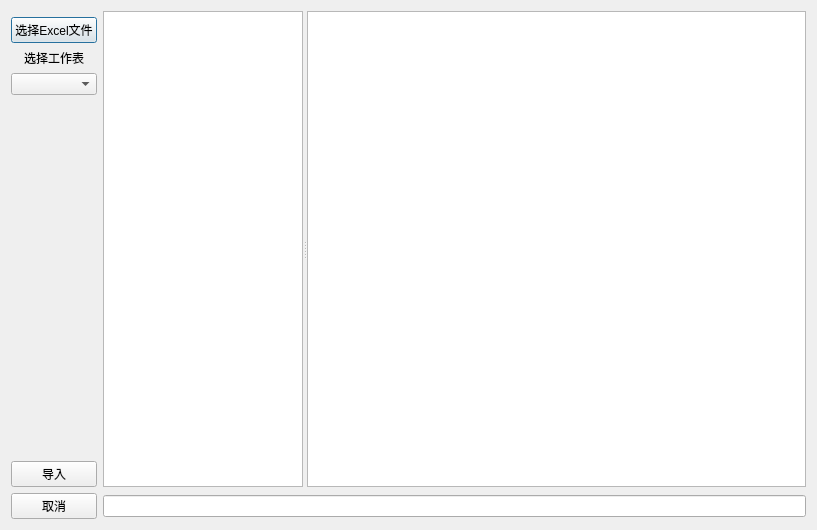
<?xml version="1.0" encoding="UTF-8"?>
<ui version="4.0">
 <class>ImportDialog</class>
 <widget class="QDialog" name="ImportDialog">
  <property name="geometry">
   <rect>
    <x>0</x>
    <y>0</y>
    <width>817</width>
    <height>530</height>
   </rect>
  </property>
  <property name="windowTitle">
   <string>导入组合</string>
  </property>
  <layout class="QGridLayout" name="gridLayout">
   <item row="0" column="1" rowspan="9">
    <widget class="QSplitter" name="splitter">
     <property name="orientation">
      <enum>Qt::Horizontal</enum>
     </property>
     <property name="childrenCollapsible">
      <bool>false</bool>
     </property>
     <widget class="QTableView" name="portfolio_list">
      <property name="sizePolicy">
       <sizepolicy hsizetype="Maximum" vsizetype="Expanding">
        <horstretch>2</horstretch>
        <verstretch>0</verstretch>
       </sizepolicy>
      </property>
     </widget>
     <widget class="QTableView" name="portfolio_preview">
      <property name="sizePolicy">
       <sizepolicy hsizetype="Expanding" vsizetype="Expanding">
        <horstretch>5</horstretch>
        <verstretch>0</verstretch>
       </sizepolicy>
      </property>
     </widget>
    </widget>
   </item>
   <item row="1" column="0">
    <widget class="QPushButton" name="selectfile">
     <property name="text">
      <string>选择Excel文件</string>
     </property>
    </widget>
   </item>
   <item row="4" column="0">
    <spacer name="verticalSpacer">
     <property name="orientation">
      <enum>Qt::Vertical</enum>
     </property>
     <property name="sizeHint" stdset="0">
      <size>
       <width>17</width>
       <height>385</height>
      </size>
     </property>
    </spacer>
   </item>
   <item row="3" column="0">
    <widget class="QComboBox" name="sheetlist"/>
   </item>
   <item row="2" column="0">
    <widget class="QLabel" name="label">
     <property name="text">
      <string>选择工作表</string>
     </property>
     <property name="alignment">
      <set>Qt::AlignCenter</set>
     </property>
    </widget>
   </item>
   <item row="9" column="0">
    <widget class="QPushButton" name="cancelimport">
     <property name="text">
      <string>取消</string>
     </property>
    </widget>
   </item>
   <item row="8" column="0">
    <widget class="QPushButton" name="doimport">
     <property name="text">
      <string>导入</string>
     </property>
    </widget>
   </item>
   <item row="9" column="1">
    <widget class="QLineEdit" name="infoline">
     <property name="frame">
      <bool>true</bool>
     </property>
     <property name="readOnly">
      <bool>true</bool>
     </property>
    </widget>
   </item>
  </layout>
 </widget>
 <resources/>
 <connections/>
</ui>
